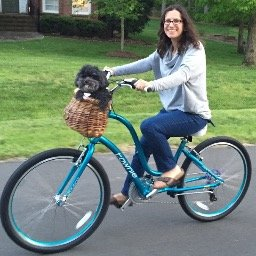
#> input picture Notebooks/Sample_Data/bike.jpg, 256 x 256 px
$ python -i sobel_cam.py   (imports and definitions only)   (older library calls are emulated)
#> lines starting #> are read from the running program, lines starting #| are printed output that depends on the picture
import cv2

def sobel_cam(img):
    gray = cv2.cvtColor(img, cv2.COLOR_RGB2GRAY)
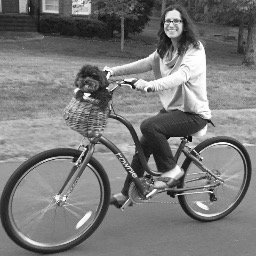
#> gray: shape (256, 256); min 5, max 255, mean 121.1
    grad_x = cv2.Sobel(gray, cv2.CV_64F, 1, 0, ksize=3)
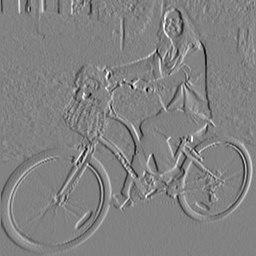
#> grad_x: shape (256, 256) float64; min -768, max 738, mean 0.3; drawn with min black and max white
    grad_y = cv2.Sobel(gray, cv2.CV_64F, 0, 1, ksize=3)
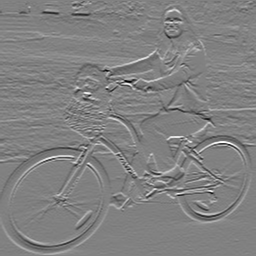
#> grad_y: shape (256, 256) float64; min -916, max 892, mean 1; drawn with min black and max white
    abs_grad_x = cv2.convertScaleAbs(grad_x)
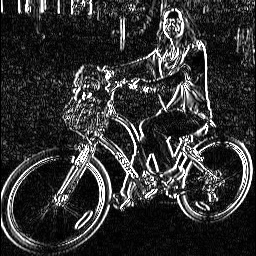
#> abs_grad_x: shape (256, 256); min 0, max 255, mean 49.9
    abs_grad_y = cv2.convertScaleAbs(grad_y)
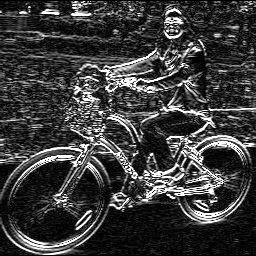
#> abs_grad_y: shape (256, 256); min 0, max 255, mean 60.1
    grad = cv2.addWeighted(abs_grad_x, 0.5, abs_grad_y, 0.5, 0)
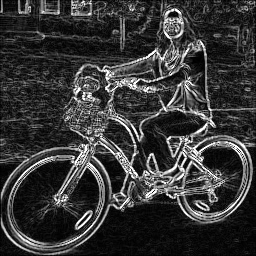
#> grad: shape (256, 256); min 0, max 255, mean 55
    return grad

>>> import cv2
>>> picture = cv2.cvtColor(cv2.imread('../Sample_Data/bike.jpg'), cv2.COLOR_BGR2RGB)
>>> result = sobel_cam(picture)

$ run again, on Notebooks/Sample_Data/bread.jpg
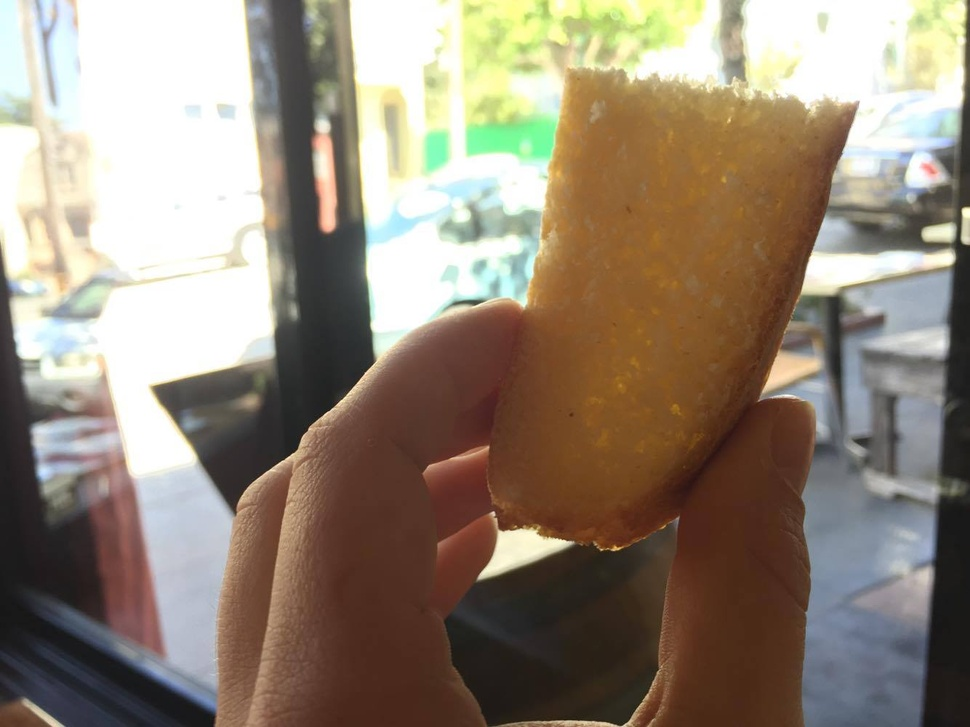
#> input picture Notebooks/Sample_Data/bread.jpg, 970 x 727 px, shrunk from 1334 x 1000 before the run
#> in sobel_cam, `grad_y = cv2.Sobel(gray, cv2.CV_64F, 0, 1, ksize=3)`:
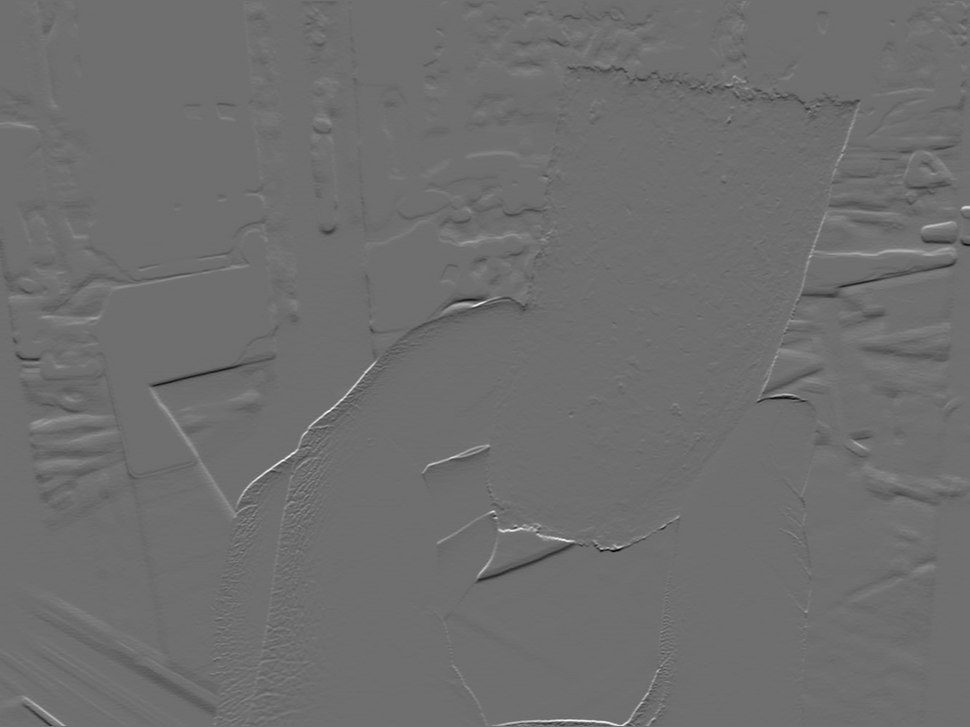
#> grad_y: shape (727, 970) float64; min -570, max 739, mean -1.7; drawn with min black and max white
#> in sobel_cam, `grad = cv2.addWeighted(abs_grad_x, 0.5, abs_grad_y, 0.5, 0)`:
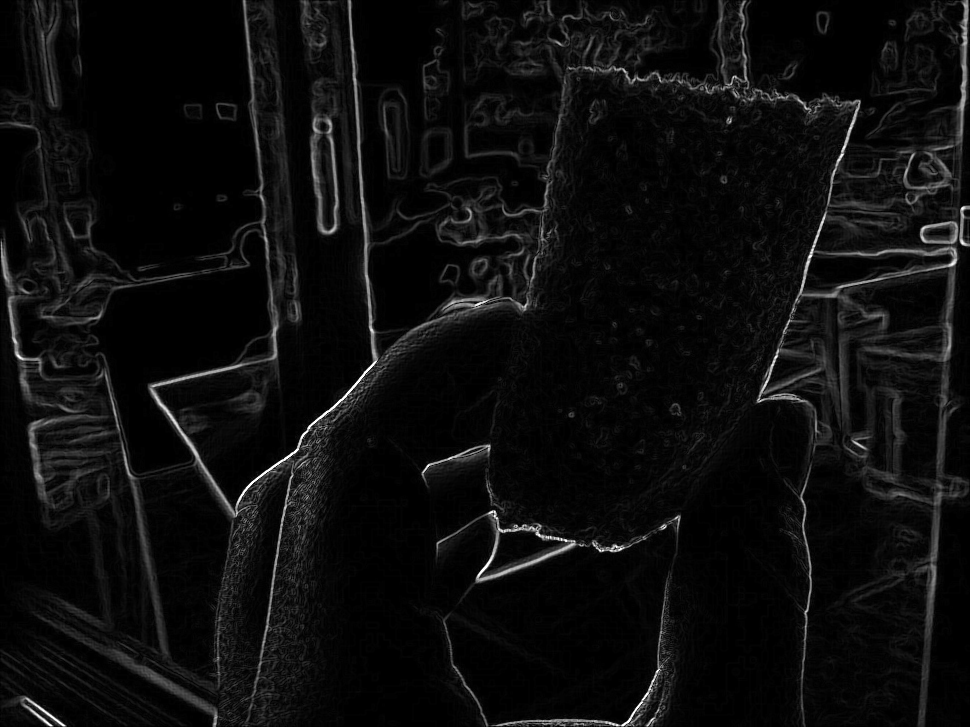
#> grad: shape (727, 970); min 0, max 255, mean 13.2

$ run again, on Notebooks/Sample_Data/cat.png
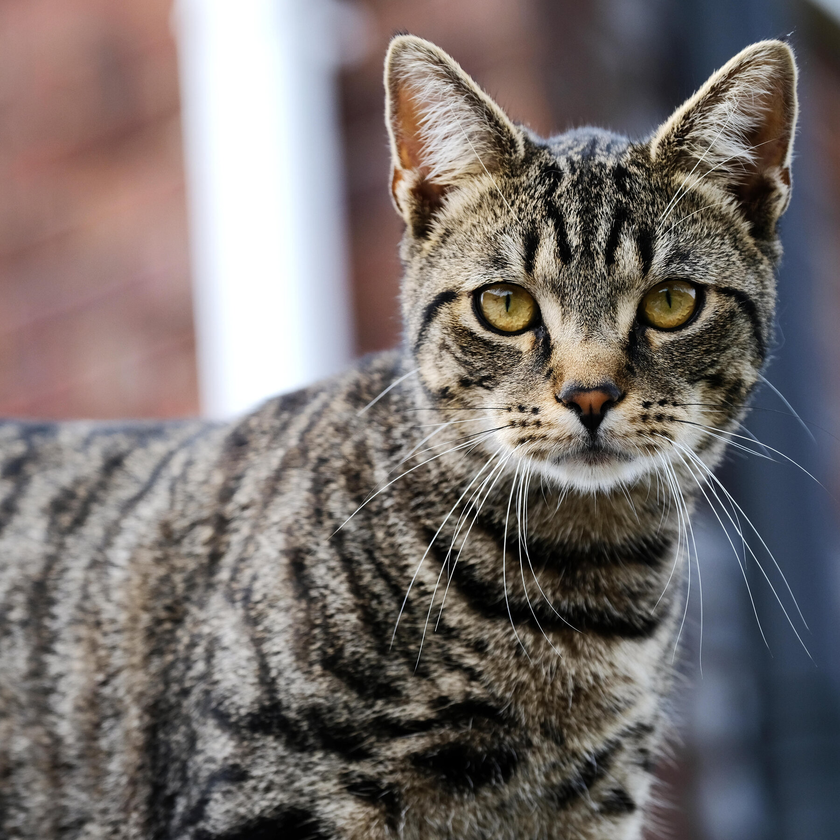
#> input picture Notebooks/Sample_Data/cat.png, 840 x 840 px, shrunk from 1800 x 1800 before the run
#> in sobel_cam, `grad_y = cv2.Sobel(gray, cv2.CV_64F, 0, 1, ksize=3)`:
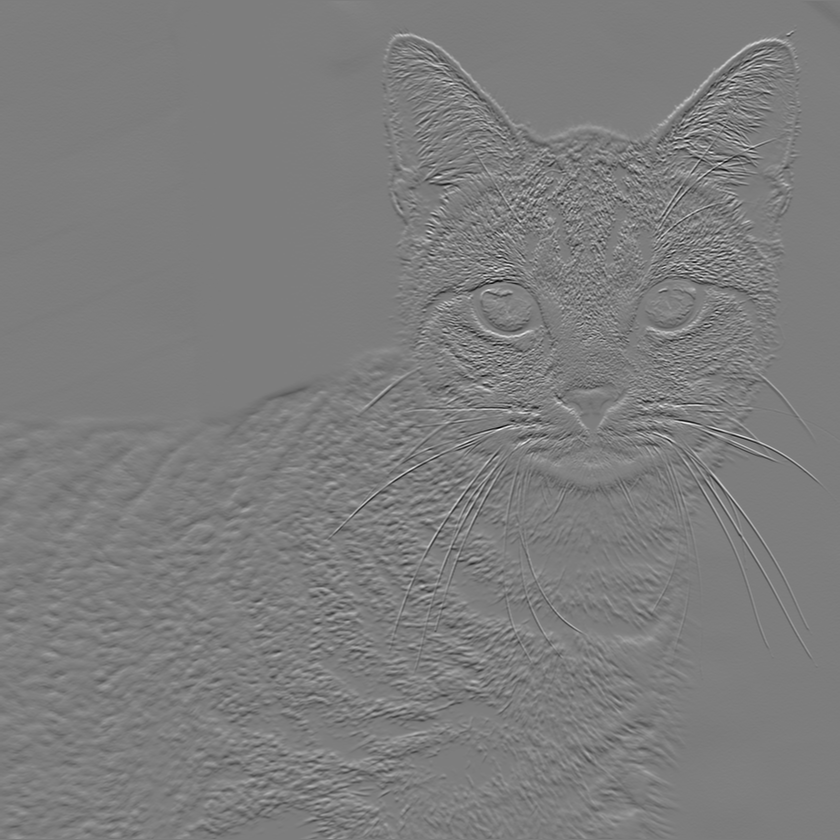
#> grad_y: shape (840, 840) float64; min -834, max 859, mean -0.6; drawn with min black and max white
#> in sobel_cam, `grad = cv2.addWeighted(abs_grad_x, 0.5, abs_grad_y, 0.5, 0)`:
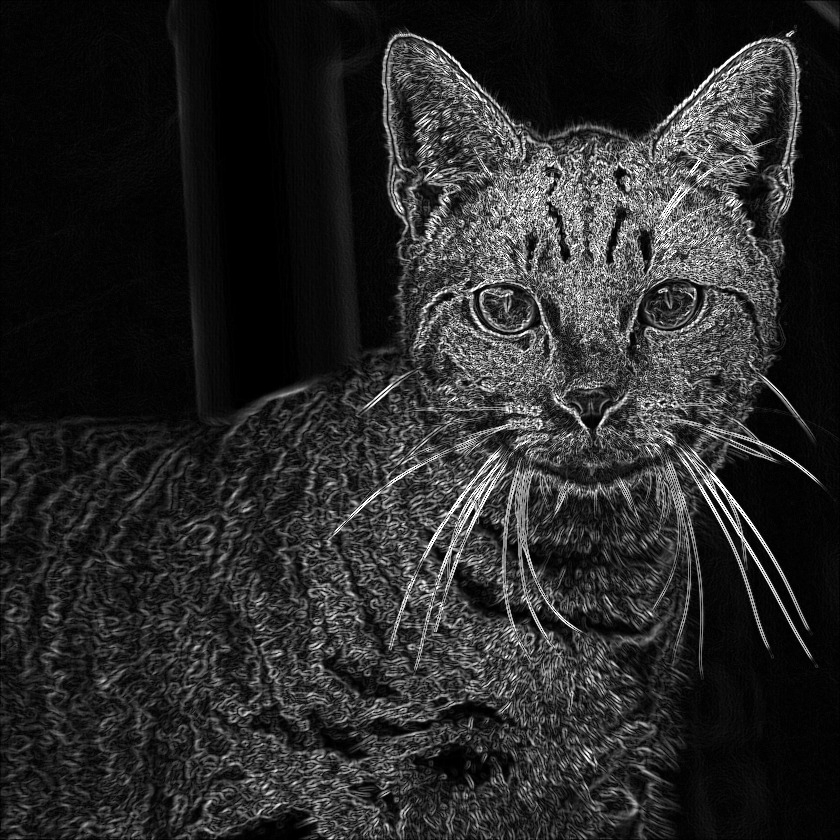
#> grad: shape (840, 840); min 0, max 255, mean 40.7
